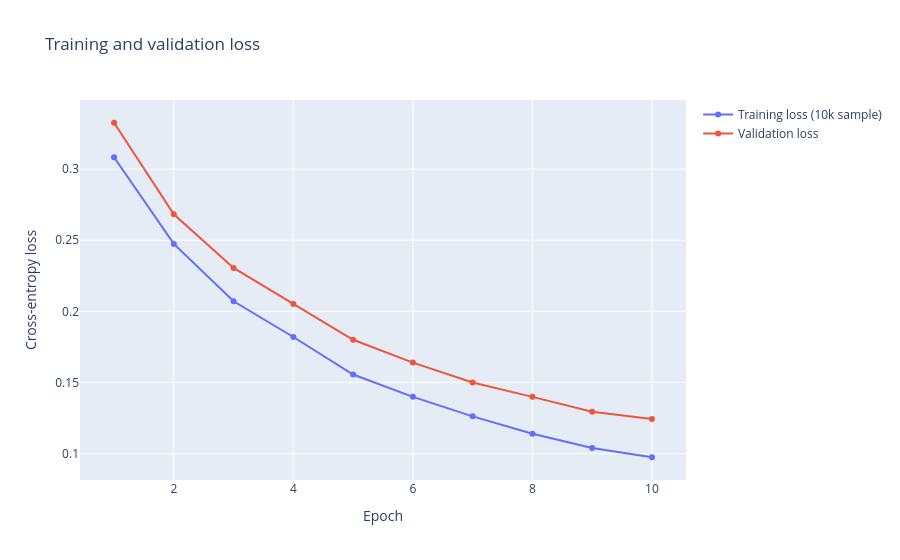
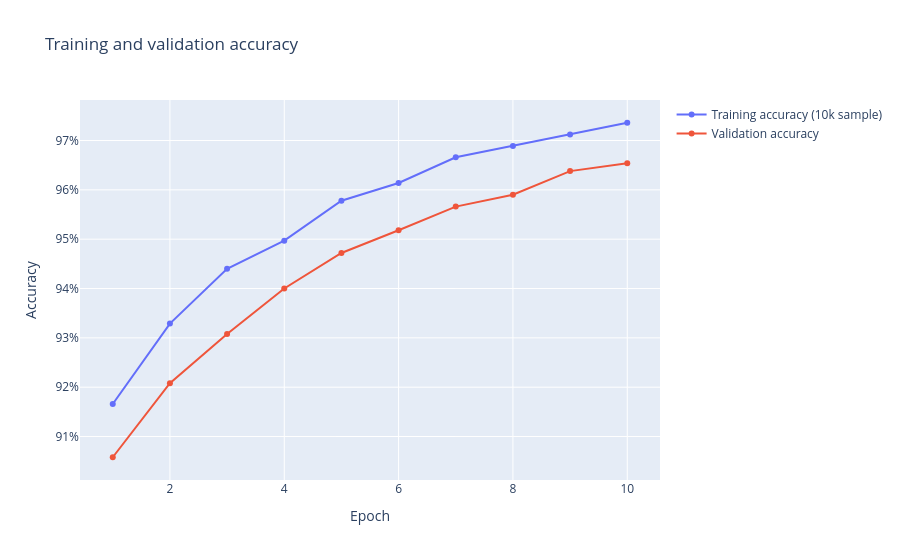

The code cell stored with these charts, in order, in its notebook:
### Markdown cell above
## Training curves

Training metrics are measured on a fixed 10,000-example subset; validation metrics use
the full validation split. A widening gap between training and validation performance
can indicate overfitting.

### Code cell
fig = go.Figure()

fig.add_trace(
    go.Scatter(
        x=history["epoch"],
        y=history["train_loss"],
        mode="lines+markers",
        name="Training loss (10k sample)",
    )
)
fig.add_trace(
    go.Scatter(
        x=history["epoch"],
        y=history["val_loss"],
        mode="lines+markers",
        name="Validation loss",
    )
)
fig.update_layout(
    title="Training and validation loss",
    xaxis_title="Epoch",
    yaxis_title="Cross-entropy loss",
)
fig.show()

fig = go.Figure()
fig.add_trace(
    go.Scatter(
        x=history["epoch"],
        y=history["train_accuracy"],
        mode="lines+markers",
        name="Training accuracy (10k sample)",
    )
)
fig.add_trace(
    go.Scatter(
        x=history["epoch"],
        y=history["val_accuracy"],
        mode="lines+markers",
        name="Validation accuracy",
    )
)
fig.update_layout(
    title="Training and validation accuracy",
    xaxis_title="Epoch",
    yaxis_title="Accuracy",
    yaxis=dict(tickformat=".0%"),
)
fig.show()

### Figure 1 — Plotly figure (JSON) as saved in the notebook; plotly's stock layout.template omitted (floating-point values rounded to 4 significant figures)
{"data": [{"mode": "lines+markers", "name": "Training loss (10k sample)", "type": "scatter", "x": [1, 2, 3, 4, 5, 6, 7, 8, 9, 10], "y": [0.3084, 0.2474, 0.2071, 0.182, 0.1556, 0.1399, 0.1262, 0.114, 0.1039, 0.09746]}, {"mode": "lines+markers", "name": "Validation loss", "type": "scatter", "x": [1, 2, 3, 4, 5, 6, 7, 8, 9, 10], "y": [0.3326, 0.2683, 0.2305, 0.2052, 0.18, 0.164, 0.1501, 0.1399, 0.1295, 0.1244]}], "layout": {"title": {"text": "Training and validation loss"}, "xaxis": {"title": {"text": "Epoch"}}, "yaxis": {"title": {"text": "Cross-entropy loss"}}}}

### Figure 2 — Plotly figure (JSON) as saved in the notebook; plotly's stock layout.template omitted (floating-point values rounded to 4 significant figures)
{"data": [{"mode": "lines+markers", "name": "Training accuracy (10k sample)", "type": "scatter", "x": [1, 2, 3, 4, 5, 6, 7, 8, 9, 10], "y": [0.9166, 0.9329, 0.944, 0.9497, 0.9578, 0.9614, 0.9666, 0.9689, 0.9712, 0.9736]}, {"mode": "lines+markers", "name": "Validation accuracy", "type": "scatter", "x": [1, 2, 3, 4, 5, 6, 7, 8, 9, 10], "y": [0.9058, 0.9208, 0.9308, 0.94, 0.9472, 0.9518, 0.9566, 0.959, 0.9638, 0.9654]}], "layout": {"title": {"text": "Training and validation accuracy"}, "xaxis": {"title": {"text": "Epoch"}}, "yaxis": {"tickformat": ".0%", "title": {"text": "Accuracy"}}}}
